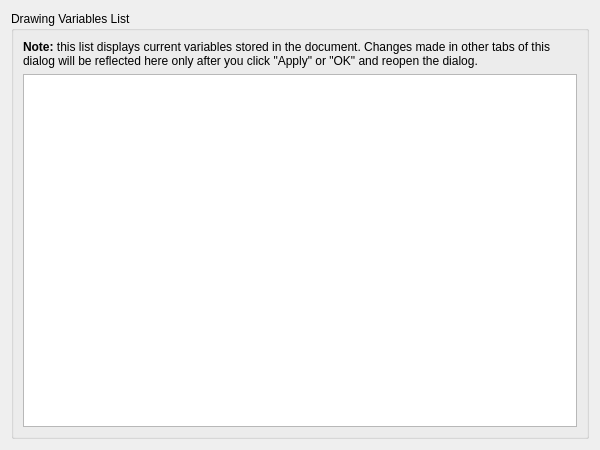
<?xml version="1.0" encoding="UTF-8"?>
<ui version="4.0">
    <class>LC_SettingsPageDrawingVariables</class>
    <widget class="QWidget" name="LC_SettingsPageDrawingVariables">
        <property name="geometry">
            <rect><x>0</x><y>0</y><width>600</width><height>450</height></rect>
        </property>
        <layout class="QVBoxLayout" name="mainLayout">
            <item>
                <widget class="QGroupBox" name="gbVars">
                    <property name="title"><string>Drawing Variables List</string></property>
                    <layout class="QVBoxLayout" name="vbox">
                        <item>
                            <widget class="QLabel" name="lblNote">
                                <property name="text">
                                    <string>&lt;b&gt;Note:&lt;/b&gt; this list displays current variables stored in the document. Changes made in other tabs of this dialog will be reflected here only after you click &quot;Apply&quot; or &quot;OK&quot; and reopen the dialog.</string>
                                </property>
                                <property name="wordWrap"><bool>true</bool></property>
                            </widget>
                        </item>
                        <item>
                            <widget class="QTableWidget" name="tabVariables">
                                <property name="toolTip"><string>List of all DXF header variables in this drawing</string></property>
                                <attribute name="verticalHeaderVisible"><bool>false</bool></attribute>
                                <attribute name="horizontalHeaderDefaultSectionSize"><number>120</number></attribute>
                            </widget>
                        </item>
                    </layout>
                </widget>
            </item>
        </layout>
    </widget>
    <resources/>
</ui>
